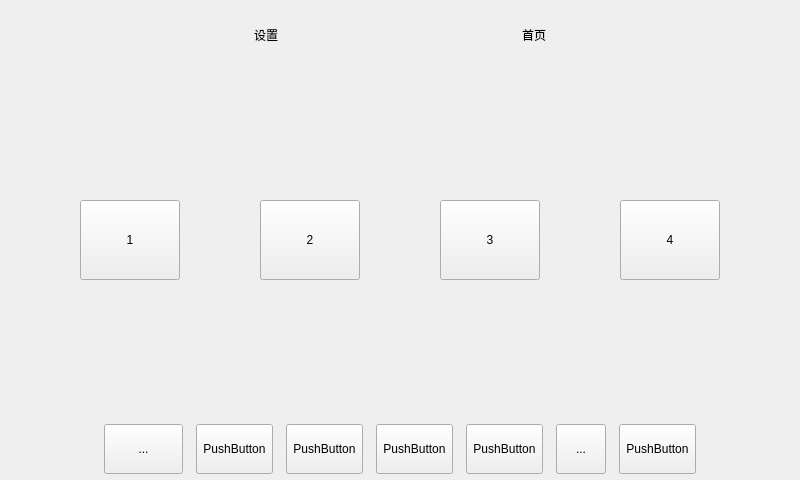
<?xml version="1.0" encoding="UTF-8"?>
<ui version="4.0">
 <class>Widget</class>
 <widget class="QWidget" name="Widget">
  <property name="geometry">
   <rect>
    <x>0</x>
    <y>0</y>
    <width>800</width>
    <height>480</height>
   </rect>
  </property>
  <property name="minimumSize">
   <size>
    <width>800</width>
    <height>480</height>
   </size>
  </property>
  <property name="maximumSize">
   <size>
    <width>800</width>
    <height>480</height>
   </size>
  </property>
  <property name="windowTitle">
   <string>Widget</string>
  </property>
  <layout class="QVBoxLayout" name="verticalLayout_3">
   <property name="spacing">
    <number>0</number>
   </property>
   <property name="leftMargin">
    <number>0</number>
   </property>
   <property name="topMargin">
    <number>0</number>
   </property>
   <property name="rightMargin">
    <number>0</number>
   </property>
   <property name="bottomMargin">
    <number>0</number>
   </property>
   <item>
    <layout class="QVBoxLayout" name="verticalLayout_2">
     <property name="spacing">
      <number>0</number>
     </property>
     <item>
      <widget class="QWidget" name="widget_Top" native="true">
       <property name="minimumSize">
        <size>
         <width>0</width>
         <height>70</height>
        </size>
       </property>
       <layout class="QHBoxLayout" name="horizontalLayout">
        <property name="spacing">
         <number>0</number>
        </property>
        <property name="leftMargin">
         <number>0</number>
        </property>
        <property name="topMargin">
         <number>0</number>
        </property>
        <property name="rightMargin">
         <number>0</number>
        </property>
        <property name="bottomMargin">
         <number>0</number>
        </property>
        <item>
         <spacer name="horizontalSpacer">
          <property name="orientation">
           <enum>Qt::Horizontal</enum>
          </property>
          <property name="sizeHint" stdset="0">
           <size>
            <width>145</width>
            <height>20</height>
           </size>
          </property>
         </spacer>
        </item>
        <item>
         <widget class="QToolButton" name="tbnSetting">
          <property name="minimumSize">
           <size>
            <width>35</width>
            <height>35</height>
           </size>
          </property>
          <property name="cursor">
           <cursorShape>OpenHandCursor</cursorShape>
          </property>
          <property name="styleSheet">
           <string notr="true"/>
          </property>
          <property name="text">
           <string>设置</string>
          </property>
          <property name="toolButtonStyle">
           <enum>Qt::ToolButtonTextUnderIcon</enum>
          </property>
          <property name="autoRaise">
           <bool>true</bool>
          </property>
         </widget>
        </item>
        <item>
         <spacer name="horizontalSpacer_2">
          <property name="orientation">
           <enum>Qt::Horizontal</enum>
          </property>
          <property name="sizeType">
           <enum>QSizePolicy::Maximum</enum>
          </property>
          <property name="sizeHint" stdset="0">
           <size>
            <width>40</width>
            <height>0</height>
           </size>
          </property>
         </spacer>
        </item>
        <item>
         <widget class="QLabel" name="label_title">
          <property name="minimumSize">
           <size>
            <width>150</width>
            <height>0</height>
           </size>
          </property>
          <property name="maximumSize">
           <size>
            <width>16777215</width>
            <height>40</height>
           </size>
          </property>
          <property name="styleSheet">
           <string notr="true">border-image: url(:/images/title.png);</string>
          </property>
          <property name="text">
           <string/>
          </property>
         </widget>
        </item>
        <item>
         <spacer name="horizontalSpacer_3">
          <property name="orientation">
           <enum>Qt::Horizontal</enum>
          </property>
          <property name="sizeType">
           <enum>QSizePolicy::Maximum</enum>
          </property>
          <property name="sizeHint" stdset="0">
           <size>
            <width>40</width>
            <height>20</height>
           </size>
          </property>
         </spacer>
        </item>
        <item>
         <widget class="QToolButton" name="tbnHome">
          <property name="minimumSize">
           <size>
            <width>35</width>
            <height>35</height>
           </size>
          </property>
          <property name="cursor">
           <cursorShape>OpenHandCursor</cursorShape>
          </property>
          <property name="text">
           <string>首页</string>
          </property>
          <property name="toolButtonStyle">
           <enum>Qt::ToolButtonTextUnderIcon</enum>
          </property>
          <property name="autoRaise">
           <bool>true</bool>
          </property>
         </widget>
        </item>
        <item>
         <spacer name="horizontalSpacer_4">
          <property name="orientation">
           <enum>Qt::Horizontal</enum>
          </property>
          <property name="sizeHint" stdset="0">
           <size>
            <width>145</width>
            <height>20</height>
           </size>
          </property>
         </spacer>
        </item>
       </layout>
      </widget>
     </item>
     <item>
      <widget class="QStackedWidget" name="stackedWidget">
       <property name="currentIndex">
        <number>0</number>
       </property>
       <widget class="QWidget" name="page">
        <layout class="QVBoxLayout" name="verticalLayout">
         <property name="spacing">
          <number>0</number>
         </property>
         <property name="leftMargin">
          <number>0</number>
         </property>
         <property name="topMargin">
          <number>0</number>
         </property>
         <property name="rightMargin">
          <number>0</number>
         </property>
         <property name="bottomMargin">
          <number>0</number>
         </property>
         <item>
          <widget class="QWidget" name="widget_Mid" native="true">
           <layout class="QHBoxLayout" name="horizontalLayout_2">
            <property name="spacing">
             <number>0</number>
            </property>
            <property name="leftMargin">
             <number>0</number>
            </property>
            <property name="topMargin">
             <number>0</number>
            </property>
            <property name="rightMargin">
             <number>0</number>
            </property>
            <property name="bottomMargin">
             <number>0</number>
            </property>
            <item>
             <widget class="QToolButton" name="tbnParlor">
              <property name="minimumSize">
               <size>
                <width>100</width>
                <height>80</height>
               </size>
              </property>
              <property name="cursor">
               <cursorShape>OpenHandCursor</cursorShape>
              </property>
              <property name="styleSheet">
               <string notr="true"/>
              </property>
              <property name="text">
               <string>1</string>
              </property>
              <property name="toolButtonStyle">
               <enum>Qt::ToolButtonTextUnderIcon</enum>
              </property>
              <property name="autoRaise">
               <bool>false</bool>
              </property>
             </widget>
            </item>
            <item>
             <widget class="QToolButton" name="tbnBedRoom">
              <property name="minimumSize">
               <size>
                <width>100</width>
                <height>80</height>
               </size>
              </property>
              <property name="cursor">
               <cursorShape>OpenHandCursor</cursorShape>
              </property>
              <property name="styleSheet">
               <string notr="true"/>
              </property>
              <property name="text">
               <string>2</string>
              </property>
              <property name="toolButtonStyle">
               <enum>Qt::ToolButtonTextUnderIcon</enum>
              </property>
              <property name="autoRaise">
               <bool>false</bool>
              </property>
             </widget>
            </item>
            <item>
             <widget class="QToolButton" name="tbnKitchen">
              <property name="minimumSize">
               <size>
                <width>100</width>
                <height>80</height>
               </size>
              </property>
              <property name="cursor">
               <cursorShape>OpenHandCursor</cursorShape>
              </property>
              <property name="styleSheet">
               <string notr="true"/>
              </property>
              <property name="text">
               <string>3</string>
              </property>
              <property name="toolButtonStyle">
               <enum>Qt::ToolButtonTextUnderIcon</enum>
              </property>
              <property name="autoRaise">
               <bool>false</bool>
              </property>
             </widget>
            </item>
            <item>
             <widget class="QToolButton" name="tbnSafety">
              <property name="minimumSize">
               <size>
                <width>100</width>
                <height>80</height>
               </size>
              </property>
              <property name="cursor">
               <cursorShape>OpenHandCursor</cursorShape>
              </property>
              <property name="styleSheet">
               <string notr="true"/>
              </property>
              <property name="text">
               <string>4</string>
              </property>
              <property name="toolButtonStyle">
               <enum>Qt::ToolButtonTextUnderIcon</enum>
              </property>
              <property name="autoRaise">
               <bool>false</bool>
              </property>
             </widget>
            </item>
           </layout>
          </widget>
         </item>
        </layout>
       </widget>
       <widget class="QWidget" name="page_2">
        <layout class="QGridLayout" name="gridLayout_2">
         <item row="0" column="0">
          <layout class="QGridLayout" name="gridLayout">
           <item row="0" column="1">
            <spacer name="verticalSpacer">
             <property name="orientation">
              <enum>Qt::Vertical</enum>
             </property>
             <property name="sizeType">
              <enum>QSizePolicy::Maximum</enum>
             </property>
             <property name="sizeHint" stdset="0">
              <size>
               <width>20</width>
               <height>40</height>
              </size>
             </property>
            </spacer>
           </item>
           <item row="1" column="0">
            <spacer name="horizontalSpacer_13">
             <property name="orientation">
              <enum>Qt::Horizontal</enum>
             </property>
             <property name="sizeHint" stdset="0">
              <size>
               <width>40</width>
               <height>20</height>
              </size>
             </property>
            </spacer>
           </item>
           <item row="1" column="1">
            <widget class="QWidget" name="widget_data" native="true">
             <property name="minimumSize">
              <size>
               <width>420</width>
               <height>200</height>
              </size>
             </property>
             <layout class="QVBoxLayout" name="verticalLayout_4">
              <property name="spacing">
               <number>0</number>
              </property>
              <property name="leftMargin">
               <number>0</number>
              </property>
              <property name="topMargin">
               <number>0</number>
              </property>
              <property name="rightMargin">
               <number>0</number>
              </property>
              <property name="bottomMargin">
               <number>0</number>
              </property>
              <item>
               <layout class="QHBoxLayout" name="horizontalLayout_6">
                <property name="spacing">
                 <number>10</number>
                </property>
                <property name="topMargin">
                 <number>20</number>
                </property>
                <item>
                 <spacer name="horizontalSpacer_9">
                  <property name="orientation">
                   <enum>Qt::Horizontal</enum>
                  </property>
                  <property name="sizeHint" stdset="0">
                   <size>
                    <width>40</width>
                    <height>20</height>
                   </size>
                  </property>
                 </spacer>
                </item>
                <item>
                 <layout class="QHBoxLayout" name="horizontalLayout_5">
                  <item>
                   <widget class="QLabel" name="label_hour">
                    <property name="minimumSize">
                     <size>
                      <width>80</width>
                      <height>0</height>
                     </size>
                    </property>
                    <property name="styleSheet">
                     <string notr="true">font: 75 50pt &quot;黑体&quot;;
</string>
                    </property>
                    <property name="text">
                     <string>17</string>
                    </property>
                    <property name="alignment">
                     <set>Qt::AlignCenter</set>
                    </property>
                   </widget>
                  </item>
                  <item>
                   <widget class="QLabel" name="label">
                    <property name="styleSheet">
                     <string notr="true">font: 75 50pt &quot;黑体&quot;;
color: rgb(255, 255, 255);</string>
                    </property>
                    <property name="text">
                     <string>:</string>
                    </property>
                   </widget>
                  </item>
                  <item>
                   <widget class="QLabel" name="label_min">
                    <property name="minimumSize">
                     <size>
                      <width>80</width>
                      <height>0</height>
                     </size>
                    </property>
                    <property name="styleSheet">
                     <string notr="true">font: 75 50pt &quot;黑体&quot;;</string>
                    </property>
                    <property name="text">
                     <string>56</string>
                    </property>
                    <property name="alignment">
                     <set>Qt::AlignCenter</set>
                    </property>
                   </widget>
                  </item>
                 </layout>
                </item>
                <item>
                 <widget class="QLabel" name="label_sec">
                  <property name="styleSheet">
                   <string notr="true">font: 75 20pt &quot;微软雅黑&quot;;</string>
                  </property>
                  <property name="text">
                   <string>43</string>
                  </property>
                  <property name="alignment">
                   <set>Qt::AlignBottom|Qt::AlignRight|Qt::AlignTrailing</set>
                  </property>
                 </widget>
                </item>
                <item>
                 <spacer name="horizontalSpacer_10">
                  <property name="orientation">
                   <enum>Qt::Horizontal</enum>
                  </property>
                  <property name="sizeHint" stdset="0">
                   <size>
                    <width>40</width>
                    <height>20</height>
                   </size>
                  </property>
                 </spacer>
                </item>
               </layout>
              </item>
              <item>
               <layout class="QHBoxLayout" name="horizontalLayout_7">
                <property name="spacing">
                 <number>0</number>
                </property>
                <property name="bottomMargin">
                 <number>20</number>
                </property>
                <item>
                 <spacer name="horizontalSpacer_11">
                  <property name="orientation">
                   <enum>Qt::Horizontal</enum>
                  </property>
                  <property name="sizeHint" stdset="0">
                   <size>
                    <width>40</width>
                    <height>20</height>
                   </size>
                  </property>
                 </spacer>
                </item>
                <item>
                 <layout class="QHBoxLayout" name="horizontalLayout_4">
                  <item>
                   <widget class="QLabel" name="label_data">
                    <property name="styleSheet">
                     <string notr="true">font: 75 22pt &quot;楷体&quot;;</string>
                    </property>
                    <property name="text">
                     <string>2016年1月7日</string>
                    </property>
                    <property name="alignment">
                     <set>Qt::AlignLeading|Qt::AlignLeft|Qt::AlignVCenter</set>
                    </property>
                   </widget>
                  </item>
                  <item>
                   <spacer name="horizontalSpacer_7">
                    <property name="orientation">
                     <enum>Qt::Horizontal</enum>
                    </property>
                    <property name="sizeType">
                     <enum>QSizePolicy::Maximum</enum>
                    </property>
                    <property name="sizeHint" stdset="0">
                     <size>
                      <width>20</width>
                      <height>20</height>
                     </size>
                    </property>
                   </spacer>
                  </item>
                  <item>
                   <widget class="QLabel" name="label_week">
                    <property name="styleSheet">
                     <string notr="true">font: 75 22pt &quot;楷体&quot;;</string>
                    </property>
                    <property name="text">
                     <string>星期四</string>
                    </property>
                    <property name="alignment">
                     <set>Qt::AlignLeading|Qt::AlignLeft|Qt::AlignVCenter</set>
                    </property>
                   </widget>
                  </item>
                 </layout>
                </item>
                <item>
                 <spacer name="horizontalSpacer_12">
                  <property name="orientation">
                   <enum>Qt::Horizontal</enum>
                  </property>
                  <property name="sizeHint" stdset="0">
                   <size>
                    <width>40</width>
                    <height>20</height>
                   </size>
                  </property>
                 </spacer>
                </item>
               </layout>
              </item>
             </layout>
            </widget>
           </item>
           <item row="1" column="2">
            <spacer name="horizontalSpacer_14">
             <property name="orientation">
              <enum>Qt::Horizontal</enum>
             </property>
             <property name="sizeHint" stdset="0">
              <size>
               <width>40</width>
               <height>20</height>
              </size>
             </property>
            </spacer>
           </item>
           <item row="2" column="1">
            <spacer name="verticalSpacer_2">
             <property name="orientation">
              <enum>Qt::Vertical</enum>
             </property>
             <property name="sizeType">
              <enum>QSizePolicy::Maximum</enum>
             </property>
             <property name="sizeHint" stdset="0">
              <size>
               <width>20</width>
               <height>60</height>
              </size>
             </property>
            </spacer>
           </item>
          </layout>
         </item>
        </layout>
       </widget>
      </widget>
     </item>
     <item>
      <widget class="QLabel" name="label_Bottom_Div">
       <property name="minimumSize">
        <size>
         <width>0</width>
         <height>0</height>
        </size>
       </property>
       <property name="maximumSize">
        <size>
         <width>16777215</width>
         <height>3</height>
        </size>
       </property>
       <property name="text">
        <string/>
       </property>
      </widget>
     </item>
     <item>
      <widget class="QWidget" name="widget_Bottom" native="true">
       <property name="sizePolicy">
        <sizepolicy hsizetype="Minimum" vsizetype="Preferred">
         <horstretch>0</horstretch>
         <verstretch>0</verstretch>
        </sizepolicy>
       </property>
       <layout class="QHBoxLayout" name="horizontalLayout_3">
        <property name="spacing">
         <number>13</number>
        </property>
        <property name="leftMargin">
         <number>0</number>
        </property>
        <property name="topMargin">
         <number>10</number>
        </property>
        <property name="rightMargin">
         <number>0</number>
        </property>
        <property name="bottomMargin">
         <number>6</number>
        </property>
        <item>
         <spacer name="horizontalSpacer_5">
          <property name="orientation">
           <enum>Qt::Horizontal</enum>
          </property>
          <property name="sizeHint" stdset="0">
           <size>
            <width>40</width>
            <height>20</height>
           </size>
          </property>
         </spacer>
        </item>
        <item>
         <widget class="QToolButton" name="tbnControl">
          <property name="sizePolicy">
           <sizepolicy hsizetype="Maximum" vsizetype="Fixed">
            <horstretch>0</horstretch>
            <verstretch>0</verstretch>
           </sizepolicy>
          </property>
          <property name="minimumSize">
           <size>
            <width>79</width>
            <height>50</height>
           </size>
          </property>
          <property name="cursor">
           <cursorShape>OpenHandCursor</cursorShape>
          </property>
          <property name="text">
           <string>...</string>
          </property>
         </widget>
        </item>
        <item>
         <widget class="QToolButton" name="tbnCurtain">
          <property name="sizePolicy">
           <sizepolicy hsizetype="Maximum" vsizetype="Fixed">
            <horstretch>0</horstretch>
            <verstretch>0</verstretch>
           </sizepolicy>
          </property>
          <property name="minimumSize">
           <size>
            <width>50</width>
            <height>50</height>
           </size>
          </property>
          <property name="cursor">
           <cursorShape>OpenHandCursor</cursorShape>
          </property>
          <property name="text">
           <string>PushButton</string>
          </property>
         </widget>
        </item>
        <item>
         <widget class="QToolButton" name="tbnMusic">
          <property name="sizePolicy">
           <sizepolicy hsizetype="Maximum" vsizetype="Fixed">
            <horstretch>0</horstretch>
            <verstretch>0</verstretch>
           </sizepolicy>
          </property>
          <property name="minimumSize">
           <size>
            <width>50</width>
            <height>50</height>
           </size>
          </property>
          <property name="cursor">
           <cursorShape>OpenHandCursor</cursorShape>
          </property>
          <property name="text">
           <string>PushButton</string>
          </property>
         </widget>
        </item>
        <item>
         <widget class="QToolButton" name="tbnModel">
          <property name="sizePolicy">
           <sizepolicy hsizetype="Maximum" vsizetype="Fixed">
            <horstretch>0</horstretch>
            <verstretch>0</verstretch>
           </sizepolicy>
          </property>
          <property name="minimumSize">
           <size>
            <width>50</width>
            <height>50</height>
           </size>
          </property>
          <property name="cursor">
           <cursorShape>OpenHandCursor</cursorShape>
          </property>
          <property name="text">
           <string>PushButton</string>
          </property>
         </widget>
        </item>
        <item>
         <widget class="QToolButton" name="tbnNight">
          <property name="sizePolicy">
           <sizepolicy hsizetype="Maximum" vsizetype="Fixed">
            <horstretch>0</horstretch>
            <verstretch>0</verstretch>
           </sizepolicy>
          </property>
          <property name="minimumSize">
           <size>
            <width>50</width>
            <height>50</height>
           </size>
          </property>
          <property name="cursor">
           <cursorShape>OpenHandCursor</cursorShape>
          </property>
          <property name="text">
           <string>PushButton</string>
          </property>
         </widget>
        </item>
        <item>
         <widget class="QToolButton" name="tbnStatistic">
          <property name="sizePolicy">
           <sizepolicy hsizetype="Maximum" vsizetype="Fixed">
            <horstretch>0</horstretch>
            <verstretch>0</verstretch>
           </sizepolicy>
          </property>
          <property name="minimumSize">
           <size>
            <width>50</width>
            <height>50</height>
           </size>
          </property>
          <property name="cursor">
           <cursorShape>OpenHandCursor</cursorShape>
          </property>
          <property name="text">
           <string>...</string>
          </property>
         </widget>
        </item>
        <item>
         <widget class="QToolButton" name="tbnRelaxation">
          <property name="sizePolicy">
           <sizepolicy hsizetype="Maximum" vsizetype="Fixed">
            <horstretch>0</horstretch>
            <verstretch>0</verstretch>
           </sizepolicy>
          </property>
          <property name="minimumSize">
           <size>
            <width>50</width>
            <height>50</height>
           </size>
          </property>
          <property name="cursor">
           <cursorShape>OpenHandCursor</cursorShape>
          </property>
          <property name="text">
           <string>PushButton</string>
          </property>
         </widget>
        </item>
        <item>
         <spacer name="horizontalSpacer_6">
          <property name="orientation">
           <enum>Qt::Horizontal</enum>
          </property>
          <property name="sizeHint" stdset="0">
           <size>
            <width>40</width>
            <height>20</height>
           </size>
          </property>
         </spacer>
        </item>
       </layout>
      </widget>
     </item>
    </layout>
   </item>
  </layout>
 </widget>
 <layoutdefault spacing="6" margin="11"/>
 <resources/>
 <connections/>
</ui>
